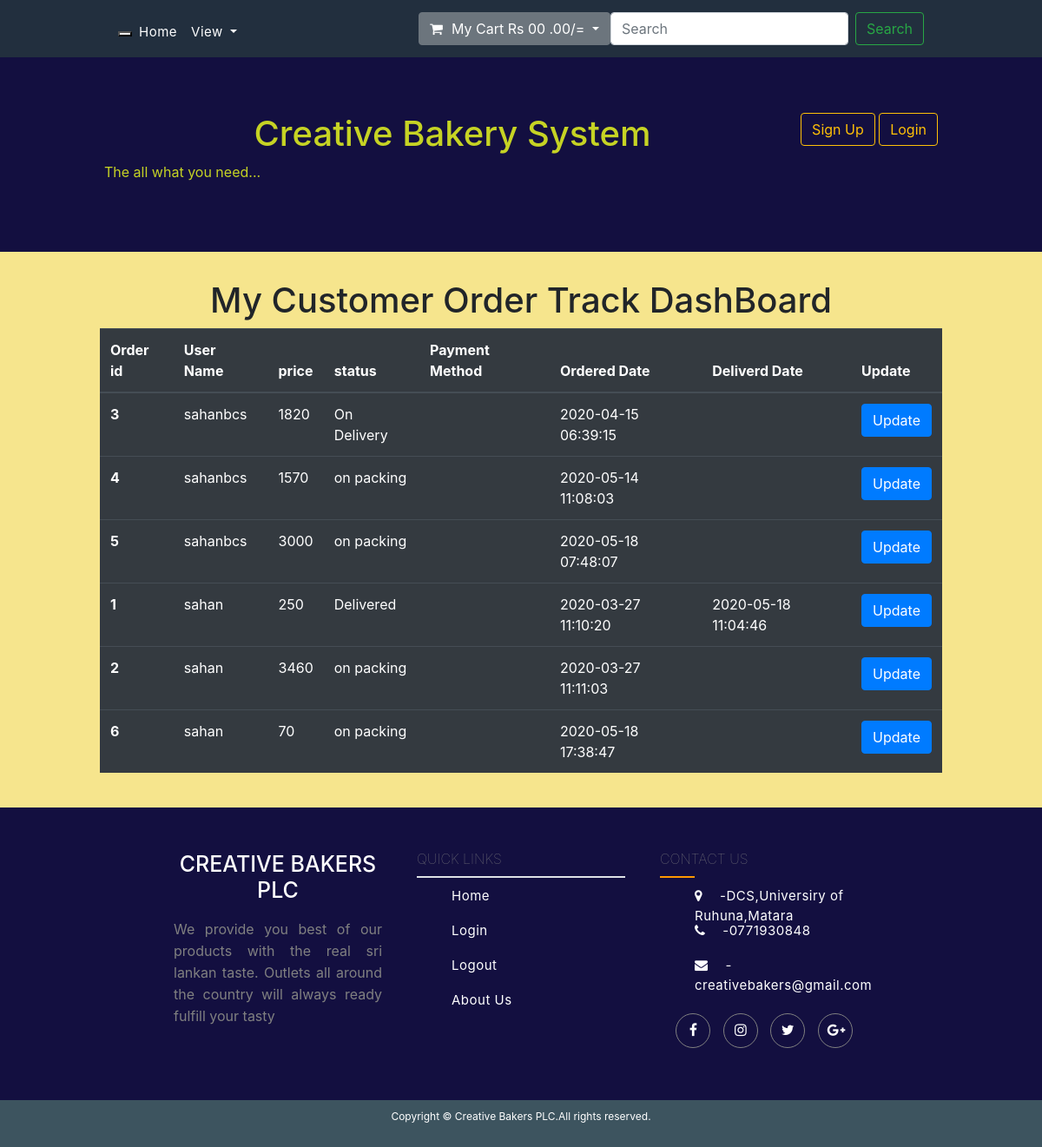
Page /admin_orders_panel.php on the committed database.
### tables this page shows
CREATE TABLE `order_track_history` (
  `id` int(11) NOT NULL,
  `user_id` int(11) NOT NULL,
  `price` float NOT NULL,
  `status` varchar(255) NOT NULL,
  `remark` varchar(255) NOT NULL,
  `post_date` timestamp NOT NULL DEFAULT current_timestamp(),
  `paymet_method` varchar(255) NOT NULL,
  `delivery_time` varchar(255) NOT NULL
);

CREATE TABLE `user` (
  `id` int(11) NOT NULL,
  `first_name` varchar(255) NOT NULL,
  `last_name` varchar(255) NOT NULL,
  `email` varchar(255) NOT NULL,
  `contact_no` varchar(255) NOT NULL,
  `password` char(128) NOT NULL,
  `role` varchar(255) NOT NULL,
  `address` varchar(535) DEFAULT NULL,
  `register_date` timestamp NOT NULL DEFAULT current_timestamp(),
  `updated_date` timestamp NULL DEFAULT NULL
);

### admin_orders_panel.php (the view, shortened to what this page needs)
<?php
    include('top_header.php');
    include('header.php');
    include('connection.php');
?>
<h1>My Customer Order Track DashBoard </h1>
<center>
  <div class="col-sm-10">
    <table class="table table-dark">
<thead>
  <tr>
    <th scope="row">Order id</th>
    <th scope="col">User Name</th>
    <th scope="col">price</th>
    <th scope="col">status</th>
    <th scope="col">Payment Method</th>
    <th scope="col">Ordered Date</th>
    <th scope="col">Deliverd Date</th>
    <th scope="col">Update</th>
  </tr>
</thead>
<tbody>
  <?php
    $sql = "SELECT * FROM `order_track_history` ORDER BY user_id";
    $res = mysqli_query($conn,$sql);
    while ($row=mysqli_fetch_assoc($res)) {
        ?>
  <tr>
    <th scope="row"><?php echo "".$row['id'] ; ?></th>
    <td><?php
        $uuid = intval($row['user_id']);
        $newsql = "SELECT * FROM `user` WHERE `id`= $uuid ";
        $newres = mysqli_query($conn,$newsql);
        $newrow = mysqli_fetch_assoc($newres);
        echo "".$newrow['first_name'];
    ?></td>
    <td><?php echo "".$row['price'] ; ?></td>
    <td><?php echo "".$row['status'] ; ?></td>
    <td><?php echo "".$row['paymet_method']  ;?></td>
    <td><?php echo "".$row['post_date'] ; ?></td>
    <td><?php echo "".$row['delivery_time'] ; ?></td>
    <td><a href="order_track_update.php?oid=<?php echo "".$row['id'];  ?>" class="btn btn-primary" type="submit" >Update</a> </td>
  </tr>
<?php
}?>
</tbody>
</table>
  </div>
</center>
<?php
 include('footer.php');
?>

### style.css (style rules this page uses)
body { background-color:#f6e58d; }
h1 { text-align: center; }

### rows in the picture
order_track_history: id "3", user.first_name "sahanbcs", price "1820", status "On Delivery", post_date "2020-04-15 06:39:15"
order_track_history: id "4", user.first_name "sahanbcs", price "1570", status "on packing", post_date "2020-05-14 11:08:03"
order_track_history: id "5", user.first_name "sahanbcs", price "3000", status "on packing", post_date "2020-05-18 07:48:07"
order_track_history: id "1", user.first_name "sahan", price "250", status "Delivered", post_date "2020-03-27 11:10:20", delivery_time "2020-05-18 11:04:46"
order_track_history: id "2", user.first_name "sahan", price "3460", status "on packing", post_date "2020-03-27 11:11:03"
order_track_history: id "6", user.first_name "sahan", price "70", status "on packing", post_date "2020-05-18 17:38:47"
